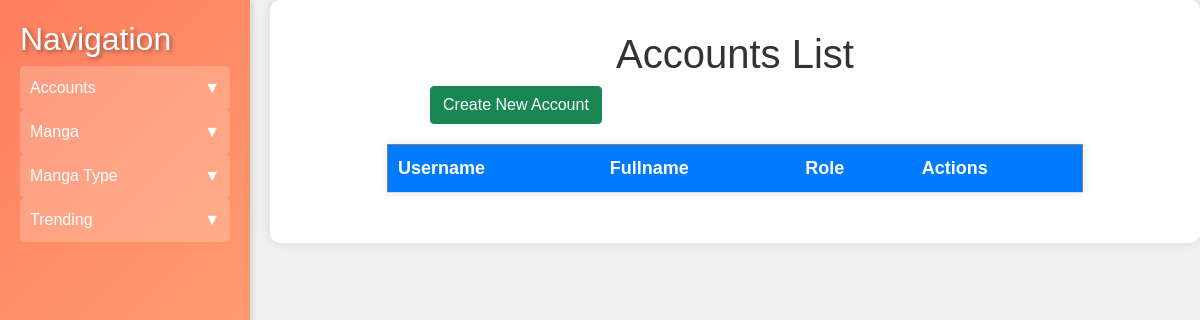
/admin/accounts/index.php, run on an earlier commit of the app's database.
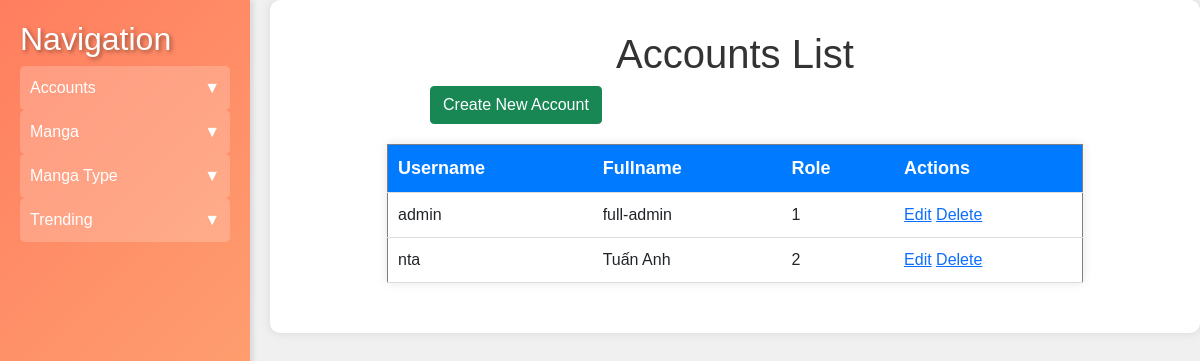
And on a later commit of the database.
### tables this page shows
CREATE TABLE `accounts` (
  `acc_id` int(11) NOT NULL,
  `username` varchar(50) NOT NULL,
  `password` varchar(50) NOT NULL,
  `fullname` varchar(100) NOT NULL,
  `role_id` int(11) NOT NULL,
  `update_at` datetime NOT NULL DEFAULT current_timestamp()
);

### admin/accounts/index.php (the view, shortened to what this page needs)
<?php
include '../config/db_connection.php';
$query = "SELECT * FROM accounts";
$result = $conn->query($query);
?>
<!DOCTYPE html>
<html lang="en">
<head>
    <link rel="stylesheet" href="../../assets/css/styles.css">
    <link href="https://cdn.jsdelivr.net/npm/bootstrap@5.0.2/dist/css/bootstrap.min.css" rel="stylesheet">
</head>
<body>
    <div class="sidebar">
        <h2>Navigation</h2>
        <div class="toggle-btn" onclick="toggleMenu('accounts-menu')">
            <span>Accounts</span>
            <span>&#9660;</span>
        </div>
        <div class="toggle-btn" onclick="toggleMenu('manga-menu')">
            <span>Manga</span>
            <span>&#9660;</span>
        </div>
        <div class="toggle-btn" onclick="toggleMenu('manga-type-menu')">
            <span>Manga Type</span>
            <span>&#9660;</span>
        </div>
        <div class="toggle-btn" onclick="toggleMenu('trending-menu')">
            <span>Trending</span>
            <span>&#9660;</span>
        </div>
    </div>
    <div class="content">
        <h1>Accounts List</h1>
        <a href="create.php" class="ms-130 btn btn-success">Create New Account</a>
        <table border="1">
            <thead>
                <tr>
                    <th>Username</th>
                    <th>Fullname</th>
                    <th>Role</th>
                    <th>Actions</th>
                </tr>
            </thead>
            <tbody>
                <?php while ($row = $result->fetch_assoc()): ?>
                    <tr>
                        <td><?= $row['username'] ?></td>
                        <td><?= $row['fullname'] ?></td>
                        <td><?= $row['role_id'] ?></td>
                        <td>
                            <a href="edit.php?id=<?= $row['acc_id'] ?>">Edit</a>
                            <a href="delete.php?id=<?= $row['acc_id'] ?>" onclick="return confirm('Are you sure?')">Delete</a>
                        </td>
                    </tr>
                <?php endwhile; ?>
            </tbody>
        </table>
    </div>
</body>
</html>

### assets/css/styles.css (style rules this page uses)
body { font-family: 'Arial', sans-serif; background-color: #f4f4f4; margin: 0; padding: 0; }
h1 { color: #333; text-align: center; margin-top: 20px; font-size: 24px; }
a { text-decoration: none; color: #007BFF; }
table { width: 80%; margin: 20px auto; border-collapse: collapse; box-shadow: 0 0 10px rgba(0, 0, 0, 0.1); background-color: white; }
table thead { background-color: #007BFF; color: white; }
table th, table td { padding: 10px; text-align: left; border-bottom: 1px solid #ddd; }
table th { font-size: 18px; }
.ms-130 { margin-left: 130px; }

### admin/accounts/index.php (style rules this page uses)
body { display: flex; font-family: Arial, sans-serif; background-color: #f0f0f0; }
.sidebar { width: 250px; background: linear-gradient(135deg, #ff7e5f, #feb47b); padding: 20px; color: white; box-shadow: 3px 0 5px rgba(0, 0, 0, 0.1); height: 100vh; position: fixed; }
.sidebar h2 { color: #fff; text-shadow: 2px 2px 4px rgba(0, 0, 0, 0.4); }
.content { flex-grow: 1; padding: 30px; margin-left: 270px; background-color: #fff; box-shadow: 0 0 10px rgba(0, 0, 0, 0.1); border-radius: 10px; }
.toggle-btn { cursor: pointer; display: flex; justify-content: space-between; padding: 10px; background-color: rgba(255, 255, 255, 0.2); border-radius: 5px; }

What changed in the data, as far as the page shows it:
added accounts: username "admin", fullname "full-admin", role "1"
added accounts: username "nta", fullname "Tuấn Anh", role "2"
